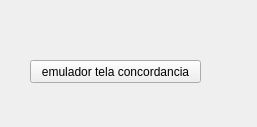
<?xml version="1.0" encoding="UTF-8"?>
<ui version="4.0">
 <class>EmuladorTelaConcordancia</class>
 <widget class="QWidget" name="EmuladorTelaConcordancia">
  <property name="geometry">
   <rect>
    <x>0</x>
    <y>0</y>
    <width>257</width>
    <height>127</height>
   </rect>
  </property>
  <property name="windowTitle">
   <string>Form</string>
  </property>
  <widget class="QPushButton" name="pushButton">
   <property name="geometry">
    <rect>
     <x>30</x>
     <y>60</y>
     <width>171</width>
     <height>23</height>
    </rect>
   </property>
   <property name="text">
    <string>emulador tela concordancia</string>
   </property>
  </widget>
 </widget>
 <resources/>
 <connections/>
</ui>
